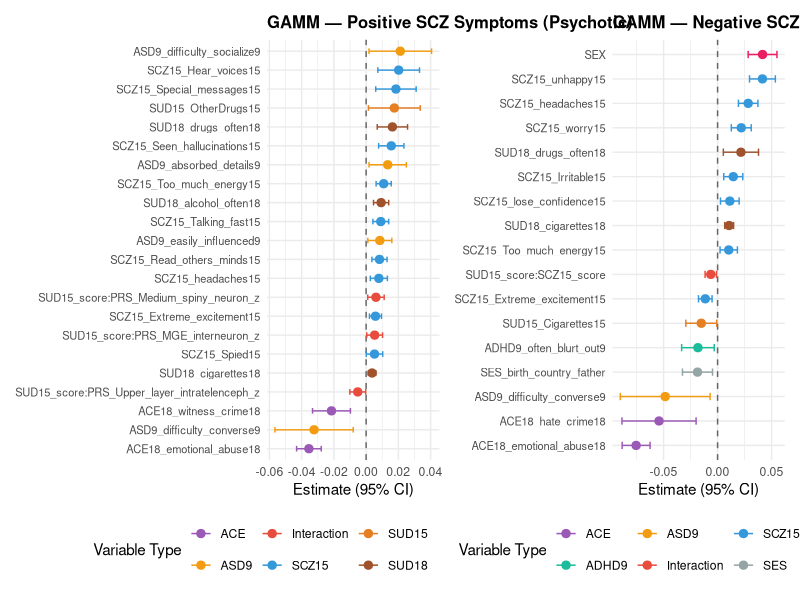
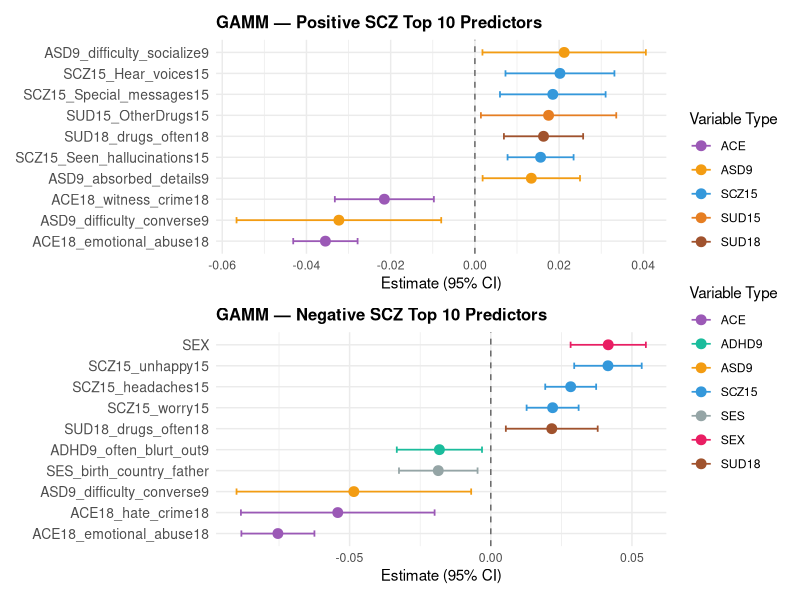
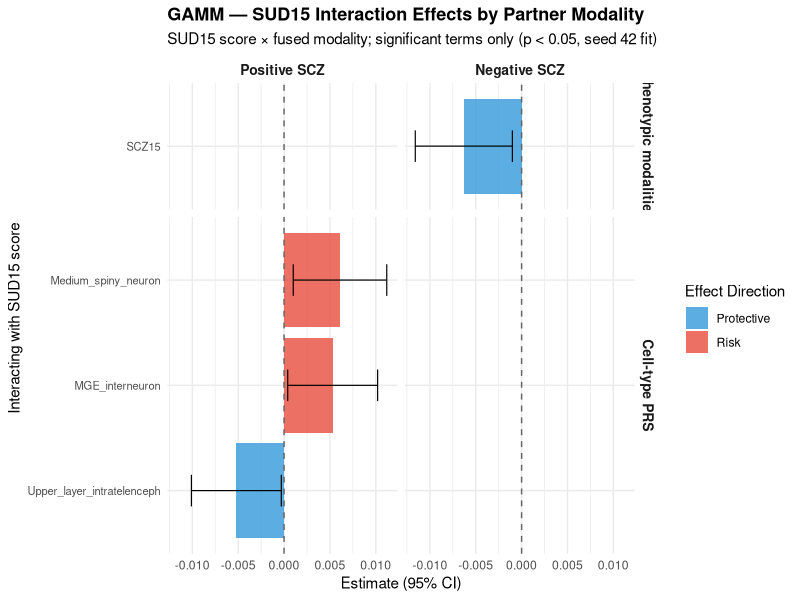
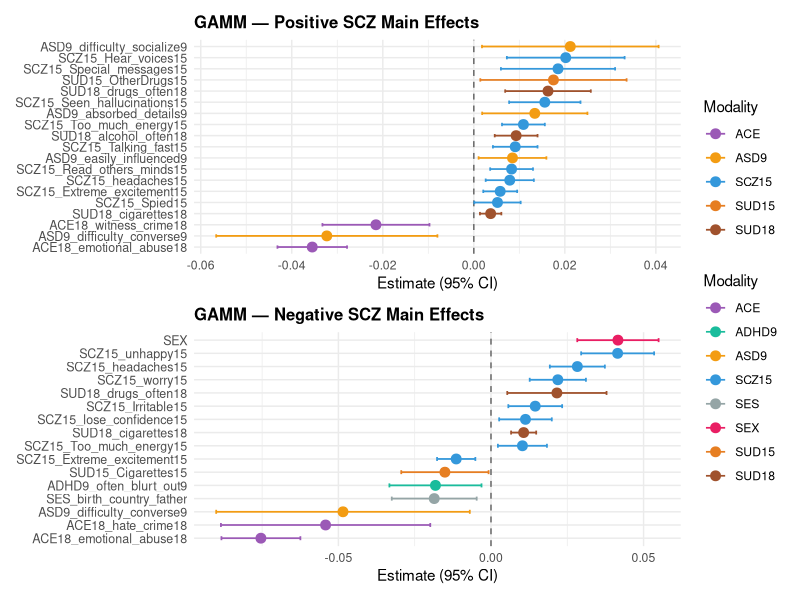
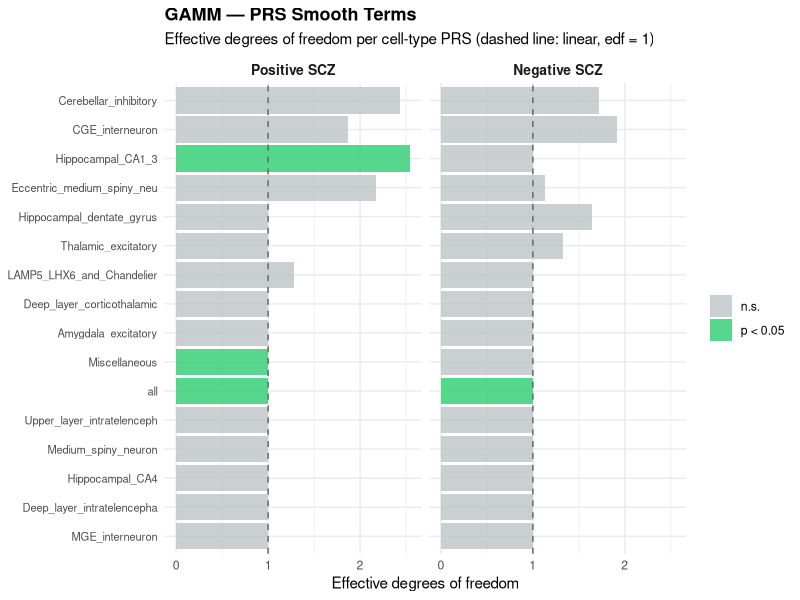

Reproduce these figures in R, in order.
## Forest plots and interaction bar plots for the updated GAMM significant coefficients
## Updated version of GAMM_Analysis.R (2026-10-22) for the outputs of GAMM_updated_split.R. Changes:
##   1. Inputs: reads Pos/GAMM_updated_Neg_significant_table.csv.
##   2. Interaction plot: the updated interactions are SUD15_score x one partner per fused modality
##      (SCZ15, ADHD9, ASD9, ACE15, ACE18, SUD18, SES scores, SEX) and SUD15_score x each cell-type PRS.
##      Terms are grouped by partner modality instead of by substance item.
##   3. Modality colours: SUD18 added, batch_<chip>_x_PC<k> columns classified as Batch×PC.
##   4. PRS enter the updated GAMM as smooths, so they appear in the smooth-term tables, not in the
##      parametric forest plots. Section 6 summarises the PRS smooths (edf and p-value).
##   5. Outputs are saved with the suffix _updated, so the original figures are not overwritten.
## Coefficients come from the first split (seed 42), as saved by GAMM_updated_split.R.
##
## Usage: run from the folder containing the GAMM_updated_split.R outputs.
##   Rscript GAMM_Analysis_updated.R

library(ggplot2)
library(dplyr)
library(tidyr)
library(patchwork)
library(stringr)
library(readr)

# ── Load coefficient tables ──
pos_coefs <- read_csv("GAMM_updated_Pos_significant_table.csv", show_col_types = FALSE)
neg_coefs <- read_csv("GAMM_updated_Neg_significant_table.csv", show_col_types = FALSE)

# Smooth terms (PRS main effects and the twin-pair random effect)
pos_smooth <- read_csv("GAMM_updated_Pos_smooth_terms.csv", show_col_types = FALSE)
neg_smooth <- read_csv("GAMM_updated_Neg_smooth_terms.csv", show_col_types = FALSE)


# ── Helper: modality of a single (non-interaction) term ──
term_modality <- function(term) {
  if (grepl("^SUD15", term)) return("SUD15")
  if (grepl("^SUD18", term)) return("SUD18")
  if (grepl("^SCZ15", term)) return("SCZ15")
  if (grepl("^ACE", term)) return("ACE")
  if (grepl("^PRS", term)) return("PRS")
  if (grepl("^ADHD9", term)) return("ADHD9")
  if (grepl("^ASD9", term)) return("ASD9")
  if (grepl("^SES", term)) return("SES")
  if (grepl("^SEX", term)) return("SEX")
  if (grepl("^batch_.*_x_PC", term)) return("Batch×PC")
  return("Other")
}

# ── Helper: classify variables ──
classify_variable <- function(var_name) {
  if (grepl(":", var_name)) return("Interaction")
  return(term_modality(var_name))
}

# ── Helper: clean variable names for display ──
clean_name <- function(var_name) {
  name <- var_name
  if (nchar(name) > 50) {
    parts <- strsplit(name, ":")[[1]]
    parts <- sapply(parts, function(p) {
      if (nchar(p) > 25) substr(p, 1, 25) else p
    })
    name <- paste(parts, collapse = ":")
  }
  return(name)
}


# ── Color palette for modality categories ──
category_colors <- c(
  "Interaction" = "#e74c3c",
  "SUD15" = "#e67e22",
  "SUD18" = "#a0522d",
  "SCZ15" = "#3498db",
  "ACE" = "#9b59b6",
  "PRS" = "#2ecc71",
  "ADHD9" = "#1abc9c",
  "ASD9" = "#f39c12",
  "SES" = "#95a5a6",
  "SEX" = "#e91e63",
  "Batch×PC" = "#607d8b",
  "Other" = "#bdc3c7"
)

# ── Prepare data for forest plot ──
prepare_forest_data <- function(coefs_df, model_tag) {
  df <- coefs_df %>%
    mutate(
      Model = model_tag,
      CI_lower = Estimate - 1.96 * `Std. Error`,
      CI_upper = Estimate + 1.96 * `Std. Error`,
      Category = sapply(Variable, classify_variable),
      Display_name = sapply(Variable, clean_name)
    ) %>%
    arrange(Estimate)

  # Order factor levels by estimate
  df$Display_name <- factor(df$Display_name, levels = unique(df$Display_name))
  return(df)
}

pos_forest <- prepare_forest_data(pos_coefs, "Positive (Psychotic)")
neg_forest <- prepare_forest_data(neg_coefs, "Negative (Depressive)")


# ══════════════════════════════════════════
# 1. SIDE-BY-SIDE FOREST PLOTS
# ══════════════════════════════════════════

make_forest_plot <- function(df, title) {
  ggplot(df, aes(x = Estimate, y = Display_name, color = Category)) +
    geom_vline(xintercept = 0, linetype = "dashed", color = "gray40") +
    geom_errorbarh(aes(xmin = CI_lower, xmax = CI_upper),
                   height = 0.3, linewidth = 0.5) +
    geom_point(size = 2.5) +
    scale_color_manual(values = category_colors) +
    labs(
      title = title,
      x = "Estimate (95% CI)",
      y = NULL,
      color = "Variable Type"
    ) +
    theme_minimal() +
    theme(
      axis.text.y = element_text(size = 8),
      plot.title = element_text(size = 12, face = "bold"),
      legend.position = "bottom"
    )
}

p_pos <- make_forest_plot(pos_forest, "GAMM — Positive SCZ Symptoms (Psychotic)")
p_neg <- make_forest_plot(neg_forest, "GAMM — Negative SCZ Symptoms (Depressive)")

combined_forest <- p_pos + p_neg +
  plot_layout(guides = "collect") &
  theme(legend.position = "bottom")

ggsave("GAMM_updated_forest_plots_side_by_side.png", combined_forest,
       width = 20, height = 12, dpi = 300)
cat("Saved: GAMM_updated_forest_plots_side_by_side.png\n")


# ══════════════════════════════════════════
# 2. TOP 10 TERMS FOREST PLOT
# ══════════════════════════════════════════

make_top_forest <- function(df, title, n = 10) {
  # Select top N by absolute estimate
  top_df <- df %>%
    arrange(desc(abs(Estimate))) %>%
    head(n) %>%
    arrange(Estimate)
  top_df$Display_name <- factor(top_df$Display_name, levels = unique(top_df$Display_name))

  ggplot(top_df, aes(x = Estimate, y = Display_name, color = Category)) +
    geom_vline(xintercept = 0, linetype = "dashed", color = "gray40") +
    geom_errorbarh(aes(xmin = CI_lower, xmax = CI_upper),
                   height = 0.3, linewidth = 0.6) +
    geom_point(size = 3) +
    scale_color_manual(values = category_colors) +
    labs(
      title = title,
      x = "Estimate (95% CI)",
      y = NULL,
      color = "Variable Type"
    ) +
    theme_minimal() +
    theme(
      axis.text.y = element_text(size = 10),
      plot.title = element_text(size = 12, face = "bold"),
      legend.position = "right"
    )
}

p_top_pos <- make_top_forest(pos_forest, "GAMM — Positive SCZ Top 10 Predictors")
p_top_neg <- make_top_forest(neg_forest, "GAMM — Negative SCZ Top 10 Predictors")

combined_top <- p_top_pos / p_top_neg +
  plot_layout(guides = "collect") &
  theme(legend.position = "right")

ggsave("GAMM_updated_top10_forest_plots.png", combined_top,
       width = 14, height = 12, dpi = 300)
cat("Saved: GAMM_updated_top10_forest_plots.png\n")


# ══════════════════════════════════════════
# 3. INTERACTION EFFECTS GROUPED BY PARTNER MODALITY
# ══════════════════════════════════════════

# Partner of SUD15_score in each interaction, e.g. "SCZ15_score", "SEX", "PRS_Astrocyte_z"
extract_partner <- function(var_name) {
  parts <- strsplit(var_name, ":")[[1]]
  partner <- parts[parts != "SUD15_score"]
  if (length(partner) != 1) return(NA)
  return(partner)
}

# Display label: modality name for scores, cell type for PRS
partner_label <- function(partner) {
  label <- gsub("_score$", "", partner)
  label <- gsub("^PRS_", "", label)
  label <- gsub("_z$", "", label)
  return(label)
}

prepare_interaction_data <- function(coefs_df, model_tag) {
  df <- coefs_df %>%
    filter(grepl("SUD15_score", Variable) & grepl(":", Variable)) %>%
    mutate(
      Model = model_tag,
      Partner = sapply(Variable, extract_partner),
      CI_lower = Estimate - 1.96 * `Std. Error`,
      CI_upper = Estimate + 1.96 * `Std. Error`,
      Direction = ifelse(Estimate > 0, "Risk", "Protective")
    ) %>%
    mutate(
      Partner_group = ifelse(sapply(Partner, term_modality) == "PRS",
                             "Cell-type PRS", "Phenotypic modalities"),
      Partner_label = sapply(Partner, partner_label)
    )
  return(df)
}

pos_interactions <- prepare_interaction_data(pos_coefs, "Positive SCZ")
neg_interactions <- prepare_interaction_data(neg_coefs, "Negative SCZ")
all_interactions <- bind_rows(pos_interactions, neg_interactions)

if (nrow(all_interactions) > 0) {
  all_interactions$Model <- factor(all_interactions$Model,
                                   levels = c("Positive SCZ", "Negative SCZ"))
  all_interactions$Partner_group <- factor(all_interactions$Partner_group,
                                           levels = c("Phenotypic modalities", "Cell-type PRS"))

  p_interactions <- ggplot(all_interactions,
                           aes(x = reorder(Partner_label, Estimate),
                               y = Estimate, fill = Direction)) +
    geom_bar(stat = "identity", alpha = 0.8) +
    geom_errorbar(aes(ymin = CI_lower, ymax = CI_upper),
                  width = 0.3, linewidth = 0.4) +
    coord_flip() +
    facet_grid(Partner_group ~ Model, scales = "free_y", space = "free_y") +
    scale_fill_manual(values = c("Risk" = "#e74c3c", "Protective" = "#3498db")) +
    geom_hline(yintercept = 0, linetype = "dashed", color = "gray40") +
    labs(
      title = "GAMM — SUD15 Interaction Effects by Partner Modality",
      subtitle = "SUD15 score × fused modality; significant terms only (p < 0.05, seed 42 fit)",
      x = "Interacting with SUD15 score",
      y = "Estimate (95% CI)",
      fill = "Effect Direction"
    ) +
    theme_minimal() +
    theme(
      axis.text.y = element_text(size = 8),
      strip.text = element_text(size = 10, face = "bold"),
      plot.title = element_text(size = 13, face = "bold")
    )

  ggsave("GAMM_updated_interaction_effects_by_modality.png", p_interactions,
         width = 16, height = 10, dpi = 300)
  cat("Saved: GAMM_updated_interaction_effects_by_modality.png\n")
} else {
  cat("No significant SUD15 interactions; interaction plot skipped.\n")
}


# ══════════════════════════════════════════
# 4. MAIN EFFECTS ONLY (excluding interactions)
# ══════════════════════════════════════════

make_main_effects_plot <- function(df, title) {
  main_df <- df %>% filter(Category != "Interaction")

  if (nrow(main_df) == 0) {
    cat(sprintf("  No main effects to plot for: %s\n", title))
    return(NULL)
  }

  main_df <- main_df %>% arrange(Estimate)
  main_df$Display_name <- factor(main_df$Display_name, levels = unique(main_df$Display_name))

  ggplot(main_df, aes(x = Estimate, y = Display_name, color = Category)) +
    geom_vline(xintercept = 0, linetype = "dashed", color = "gray40") +
    geom_errorbarh(aes(xmin = CI_lower, xmax = CI_upper),
                   height = 0.3, linewidth = 0.6) +
    geom_point(size = 3) +
    scale_color_manual(values = category_colors) +
    labs(
      title = title,
      x = "Estimate (95% CI)",
      y = NULL,
      color = "Modality"
    ) +
    theme_minimal() +
    theme(
      axis.text.y = element_text(size = 9),
      plot.title = element_text(size = 12, face = "bold"),
      legend.position = "right"
    )
}

p_main_pos <- make_main_effects_plot(pos_forest, "GAMM — Positive SCZ Main Effects")
p_main_neg <- make_main_effects_plot(neg_forest, "GAMM — Negative SCZ Main Effects")

if (!is.null(p_main_pos) && !is.null(p_main_neg)) {
  combined_main <- p_main_pos / p_main_neg +
    plot_layout(guides = "collect") &
    theme(legend.position = "right")

  ggsave("GAMM_updated_main_effects_forest.png", combined_main,
         width = 14, height = 12, dpi = 300)
  cat("Saved: GAMM_updated_main_effects_forest.png\n")
}


# ══════════════════════════════════════════
# 5. SHARED vs UNIQUE PREDICTORS
# ══════════════════════════════════════════

pos_vars <- pos_coefs$Variable
neg_vars <- neg_coefs$Variable

shared <- intersect(pos_vars, neg_vars)
pos_only <- setdiff(pos_vars, neg_vars)
neg_only <- setdiff(neg_vars, pos_vars)

cat("\n═══════════════════════════════════════\n")
cat("  GAMM — Shared vs Unique Significant Predictors\n")
cat("═══════════════════════════════════════\n")
cat(sprintf("  Positive only: %d terms\n", length(pos_only)))
cat(sprintf("  Negative only: %d terms\n", length(neg_only)))
cat(sprintf("  Shared:        %d terms\n", length(shared)))

if (length(shared) > 0) {
  cat("\n  Shared terms (direction comparison):\n")
  shared_comparison <- data.frame(Variable = shared)
  shared_comparison$Pos_Estimate <- sapply(shared, function(v) pos_coefs$Estimate[pos_coefs$Variable == v])
  shared_comparison$Neg_Estimate <- sapply(shared, function(v) neg_coefs$Estimate[neg_coefs$Variable == v])
  shared_comparison$Same_Direction <- ifelse(
    sign(shared_comparison$Pos_Estimate) == sign(shared_comparison$Neg_Estimate),
    "Same", "OPPOSITE"
  )

  for (j in seq_len(nrow(shared_comparison))) {
    row <- shared_comparison[j, ]
    cat(sprintf("    %s: Pos=%.4f, Neg=%.4f (%s)\n",
                row$Variable, row$Pos_Estimate, row$Neg_Estimate, row$Same_Direction))
  }

  write_csv(shared_comparison, "GAMM_updated_shared_predictors_comparison.csv")
  cat("  Saved: GAMM_updated_shared_predictors_comparison.csv\n")
}

# Save summary
summary_df <- data.frame(
  Category = c("Positive only", "Negative only", "Shared"),
  Count = c(length(pos_only), length(neg_only), length(shared)),
  Variables = c(
    paste(pos_only, collapse = ", "),
    paste(neg_only, collapse = ", "),
    paste(shared, collapse = ", ")
  )
)
write_csv(summary_df, "GAMM_updated_shared_unique_predictors.csv")
cat("\nSaved: GAMM_updated_shared_unique_predictors.csv\n")


# ══════════════════════════════════════════
# 6. PRS SMOOTH TERMS
# ══════════════════════════════════════════

prepare_smooth_data <- function(smooth_df, model_tag) {
  smooth_df %>%
    filter(grepl("^s\\(PRS", Variable)) %>%
    mutate(
      Model = model_tag,
      Cell_type = gsub("^PRS_", "", gsub("^s\\(|\\)$", "", Variable)),
      Significant = ifelse(p_value < 0.05, "p < 0.05", "n.s.")
    )
}

all_smooth <- bind_rows(
  prepare_smooth_data(pos_smooth, "Positive SCZ"),
  prepare_smooth_data(neg_smooth, "Negative SCZ")
)

cat("\n═══════════════════════════════════════\n")
cat("  GAMM — PRS Smooth Terms\n")
cat("═══════════════════════════════════════\n")
for (m in c("Positive SCZ", "Negative SCZ")) {
  n_sig <- sum(all_smooth$Model == m & all_smooth$p_value < 0.05)
  n_all <- sum(all_smooth$Model == m)
  cat(sprintf("  %s: %d of %d PRS smooths with p < 0.05\n", m, n_sig, n_all))
}

if (nrow(all_smooth) > 0) {
  all_smooth$Model <- factor(all_smooth$Model, levels = c("Positive SCZ", "Negative SCZ"))

  # edf = 1 means the smooth was shrunk to a straight line
  p_smooth <- ggplot(all_smooth, aes(x = reorder(Cell_type, edf), y = edf, fill = Significant)) +
    geom_bar(stat = "identity", alpha = 0.8) +
    geom_hline(yintercept = 1, linetype = "dashed", color = "gray40") +
    coord_flip() +
    facet_wrap(~ Model) +
    scale_fill_manual(values = c("p < 0.05" = "#2ecc71", "n.s." = "#bdc3c7")) +
    labs(
      title = "GAMM — PRS Smooth Terms",
      subtitle = "Effective degrees of freedom per cell-type PRS (dashed line: linear, edf = 1)",
      x = NULL,
      y = "Effective degrees of freedom",
      fill = NULL
    ) +
    theme_minimal() +
    theme(
      axis.text.y = element_text(size = 8),
      strip.text = element_text(size = 10, face = "bold"),
      plot.title = element_text(size = 13, face = "bold")
    )

  ggsave("GAMM_updated_PRS_smooth_edf.png", p_smooth, width = 12, height = 7, dpi = 300)
  cat("Saved: GAMM_updated_PRS_smooth_edf.png\n")
}
